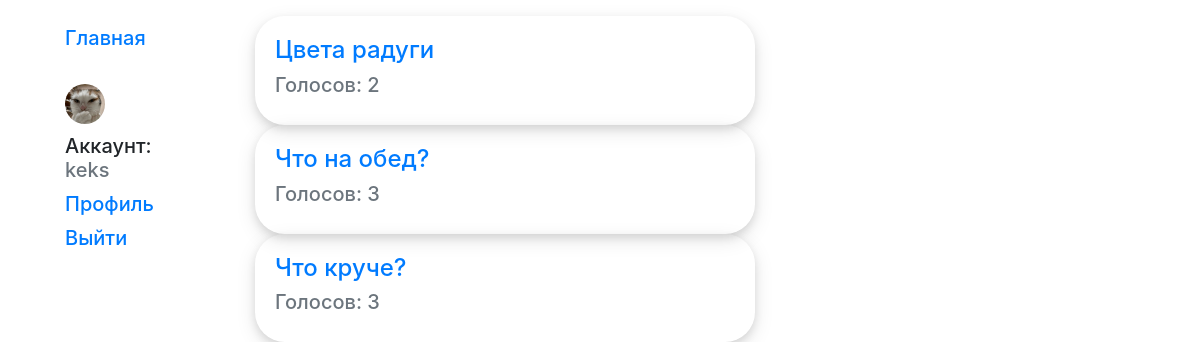
The app's page /polls/ (signed in) with its own data.
### polls/models.py (models this page shows, shortened)
class User(AbstractUser):
    username = models.CharField(max_length=200, verbose_name='Имя пользователя', unique=True)
    email = models.EmailField(max_length=200, verbose_name='Email', unique=True)
    password = models.CharField(max_length=200, verbose_name='Пароль')
    avatar = models.FileField(verbose_name='Аватар', blank=False)
    USERNAME_FIELD = 'username'
    def __str__(self):
        return self.username

class Question(models.Model):
    short_desc = models.CharField(max_length=200, verbose_name='Краткое описание', default='text')
    question_text = models.CharField(max_length=1000, verbose_name='Текст вопроса')
    image = models.FileField(verbose_name='Картинка', blank=True)
    pub_date = models.DateTimeField(auto_now_add=True, verbose_name='Дата публикации')
    total_votes = models.IntegerField(default=0)
    voters = models.ManyToManyField('User', blank=True, related_name='voted_questions')
    def was_published_recently(self):
        return self.pub_date >= timezone.now() - datetime.timedelta(days=3)

### polls/views.py (the view)
# urls.py: path('', views.IndexView.as_view(), name='index'),
class IndexView(generic.ListView):
    template_name = 'polls/index.html'
    context_object_name = 'latest_question_list'
    def get_queryset(self):
        return Question.objects.order_by('-pub_date')

### polls/templates/polls/index.html
{% extends "layout/basic.html" %}
{% block content %}
{% if request.user.is_authenticated %}
    {% if latest_question_list %}
    <ul>
        {% for question in latest_question_list %}
            {% if question.was_published_recently %}
            <li><a href="{% url 'polls:detail' question.id %}" class="question-index">
                <p class="h4">{{question.short_desc}}</p>
                <p class="h5 text-secondary">Голосов: {{question.total_votes}}</p>
            </a></li>
            {% endif %}
        {% endfor %}
    </ul>
    {% else %}
     <p class="h2">Нет вопросов!</p>
    {% endif %}
{% else %}
    <p class="h2">Войдите, чтобы увидеть вопросы</p>
{% endif %}
{% endblock %}

### polls/templates/layout/basic.html (shortened to what this page needs)
<!doctype html>
<html lang="ru">
<head>
    {% load bootstrap4 %}
    {% bootstrap_css %}
    {% load static %}
    <link rel="stylesheet" href="{% static 'css/styles.css' %}"/>
</head>
<body>
<div class="container-fluid mt-3">
    <div class="row">
        <div class="col-sm-2">
            {% block sidebar %}
                <ul class="sidebar-nav h5">
                    <li><a href="{% url 'polls:index' %}">Главная</a></li>
                    {% if user.is_authenticated %}
                        {% if user.avatar %}
                            <img src="{{ user.avatar.url }}" alt="{{ user.avatar.title }}" class="avatar-index mt-4"/>
                        {% else %}
                            <div class="avatar-index-blank mt-4"></div>
                        {% endif %}
                        <li>Аккаунт: <span class="text-secondary">{{ user }}</span></li>
                        <li><a href="{% url 'polls:profile' %}">Профиль</a></li>
                        <li><a href="{% url 'polls:logout' %}">Выйти</a></li>
                    {% else %}
                        <li class="mt-4"><a href="{% url 'polls:login' %}">Войти</a></li>
                        <li><a href="{% url 'polls:register' %}">Регистрация</a></li>
                    {% endif %}
                </ul>
            {% endblock %}
        </div>
        <div class="col-sm-10">{% block content %}{% endblock %}
        </div>
    </div>
</div>
</body>
</html>

### polls/static/css/styles.css (style rules this page uses)
.sidebar-nav > li { list-style-type: none; margin: 10px; }
.avatar-index { margin-left: 10px; width: 40px; height: 40px; object-fit: cover; border-radius: 50%; }
li:has(.question-index) { list-style: none; }
.question-index { display: block; padding: 20px; width: 500px; border-radius: 30px; box-shadow: 0 4px 8px 0 rgba(0, 0, 0, 0.1), 0 6px 20px 0 rgba(0, 0, 0, 0.1); }

### records on screen
User: avatar (picture), username "keks"
Question: short_desc "Цвета радуги", total_votes "2"
Question: short_desc "Что на обед?", total_votes "3"
Question: short_desc "Что круче?", total_votes "3"
